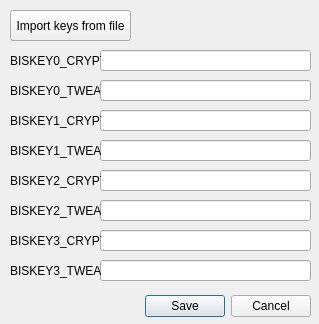
<?xml version="1.0" encoding="UTF-8"?>
<ui version="4.0">
 <class>DialogKeySet</class>
 <widget class="QDialog" name="DialogKeySet">
  <property name="geometry">
   <rect>
    <x>0</x>
    <y>0</y>
    <width>319</width>
    <height>324</height>
   </rect>
  </property>
  <property name="windowTitle">
   <string>Dialog</string>
  </property>
  <property name="whatsThis">
   <string notr="true"/>
  </property>
  <widget class="QDialogButtonBox" name="buttonBox">
   <property name="geometry">
    <rect>
     <x>60</x>
     <y>290</y>
     <width>251</width>
     <height>32</height>
    </rect>
   </property>
   <property name="locale">
    <locale language="English" country="UnitedStates"/>
   </property>
   <property name="orientation">
    <enum>Qt::Horizontal</enum>
   </property>
   <property name="standardButtons">
    <set>QDialogButtonBox::Cancel|QDialogButtonBox::Save</set>
   </property>
  </widget>
  <widget class="QLineEdit" name="key0_crypt_edit">
   <property name="geometry">
    <rect>
     <x>100</x>
     <y>50</y>
     <width>211</width>
     <height>21</height>
    </rect>
   </property>
  </widget>
  <widget class="QLabel" name="key0_crypt_label">
   <property name="geometry">
    <rect>
     <x>10</x>
     <y>50</y>
     <width>91</width>
     <height>21</height>
    </rect>
   </property>
   <property name="text">
    <string>BISKEY0_CRYPT</string>
   </property>
  </widget>
  <widget class="QLabel" name="key0_tweak_label">
   <property name="geometry">
    <rect>
     <x>10</x>
     <y>80</y>
     <width>91</width>
     <height>21</height>
    </rect>
   </property>
   <property name="text">
    <string>BISKEY0_TWEAK</string>
   </property>
  </widget>
  <widget class="QLineEdit" name="key0_tweak_edit">
   <property name="geometry">
    <rect>
     <x>100</x>
     <y>80</y>
     <width>211</width>
     <height>21</height>
    </rect>
   </property>
  </widget>
  <widget class="QLineEdit" name="key1_crypt_edit">
   <property name="geometry">
    <rect>
     <x>100</x>
     <y>110</y>
     <width>211</width>
     <height>21</height>
    </rect>
   </property>
  </widget>
  <widget class="QLabel" name="key1_crypt_label">
   <property name="geometry">
    <rect>
     <x>10</x>
     <y>110</y>
     <width>91</width>
     <height>21</height>
    </rect>
   </property>
   <property name="text">
    <string>BISKEY1_CRYPT</string>
   </property>
  </widget>
  <widget class="QLineEdit" name="key1_tweak_edit">
   <property name="geometry">
    <rect>
     <x>100</x>
     <y>140</y>
     <width>211</width>
     <height>21</height>
    </rect>
   </property>
  </widget>
  <widget class="QLabel" name="key1_tweak_label">
   <property name="geometry">
    <rect>
     <x>10</x>
     <y>140</y>
     <width>91</width>
     <height>21</height>
    </rect>
   </property>
   <property name="text">
    <string>BISKEY1_TWEAK</string>
   </property>
  </widget>
  <widget class="QLineEdit" name="key2_crypt_edit">
   <property name="geometry">
    <rect>
     <x>100</x>
     <y>170</y>
     <width>211</width>
     <height>21</height>
    </rect>
   </property>
  </widget>
  <widget class="QLabel" name="key2_crypt_label">
   <property name="geometry">
    <rect>
     <x>10</x>
     <y>170</y>
     <width>91</width>
     <height>21</height>
    </rect>
   </property>
   <property name="text">
    <string>BISKEY2_CRYPT</string>
   </property>
  </widget>
  <widget class="QLineEdit" name="key2_tweak_edit">
   <property name="geometry">
    <rect>
     <x>100</x>
     <y>200</y>
     <width>211</width>
     <height>21</height>
    </rect>
   </property>
  </widget>
  <widget class="QLabel" name="key2_tweak_label">
   <property name="geometry">
    <rect>
     <x>10</x>
     <y>200</y>
     <width>91</width>
     <height>21</height>
    </rect>
   </property>
   <property name="text">
    <string>BISKEY2_TWEAK</string>
   </property>
  </widget>
  <widget class="QLineEdit" name="key3_crypt_edit">
   <property name="geometry">
    <rect>
     <x>100</x>
     <y>230</y>
     <width>211</width>
     <height>21</height>
    </rect>
   </property>
  </widget>
  <widget class="QLabel" name="key3_crypt_label">
   <property name="geometry">
    <rect>
     <x>10</x>
     <y>230</y>
     <width>91</width>
     <height>21</height>
    </rect>
   </property>
   <property name="text">
    <string>BISKEY3_CRYPT</string>
   </property>
  </widget>
  <widget class="QLineEdit" name="key3_tweak_edit">
   <property name="geometry">
    <rect>
     <x>100</x>
     <y>260</y>
     <width>211</width>
     <height>21</height>
    </rect>
   </property>
  </widget>
  <widget class="QLabel" name="key3_tweak_label">
   <property name="geometry">
    <rect>
     <x>10</x>
     <y>260</y>
     <width>91</width>
     <height>21</height>
    </rect>
   </property>
   <property name="text">
    <string>BISKEY3_TWEAK</string>
   </property>
  </widget>
  <widget class="QPushButton" name="ImportButton">
   <property name="geometry">
    <rect>
     <x>10</x>
     <y>10</y>
     <width>121</width>
     <height>31</height>
    </rect>
   </property>
   <property name="toolTip">
    <string>&lt;html&gt;&lt;head/&gt;&lt;body&gt;&lt;p&gt;biskeydump format. &lt;br/&gt;&lt;span style=&quot; font-style:italic;&quot;&gt;i.e &amp;quot;BIS KEY N (crypt): XXX...&amp;quot; &lt;br/&gt; or &amp;quot;BIS KEY N (tweak): XXX...&amp;quot;&lt;/span&gt;&lt;/p&gt;&lt;/body&gt;&lt;/html&gt;</string>
   </property>
   <property name="text">
    <string>Import keys from file</string>
   </property>
  </widget>
 </widget>
 <resources/>
 <connections>
  <connection>
   <sender>buttonBox</sender>
   <signal>accepted()</signal>
   <receiver>DialogKeySet</receiver>
   <slot>accept()</slot>
   <hints>
    <hint type="sourcelabel">
     <x>248</x>
     <y>254</y>
    </hint>
    <hint type="destinationlabel">
     <x>157</x>
     <y>274</y>
    </hint>
   </hints>
  </connection>
  <connection>
   <sender>buttonBox</sender>
   <signal>rejected()</signal>
   <receiver>DialogKeySet</receiver>
   <slot>reject()</slot>
   <hints>
    <hint type="sourcelabel">
     <x>316</x>
     <y>260</y>
    </hint>
    <hint type="destinationlabel">
     <x>286</x>
     <y>274</y>
    </hint>
   </hints>
  </connection>
 </connections>
</ui>
